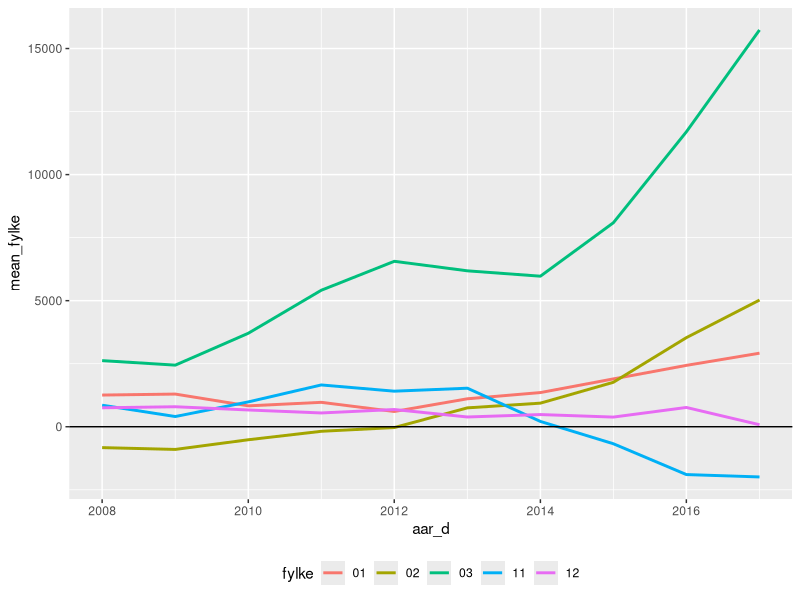

Source code (R): (Note: this script raises an error after producing the figure.)
## ---- chunk 1
suppressPackageStartupMessages({
library(tidyverse)
library(lubridate)
library(modelr)
library(broom)
library(lmtest)
library(sandwich)
library(viridis)
})
## ---- chunk 2
pm2 <- read_csv("data/pm2.csv", show_col_types = FALSE)
## ---- chunk 3
pm2 <- pm2 %>% 
  mutate(
    fnr = str_sub(knr, 1,2),
    aar_f = str_sub(aar)
  )
## ---- chunk 4
head(pm2)
## ---- chunk 5
pm2 %>% 
  mutate(
    fnr = parse_factor(fnr, levels = fnr),
    aar_f = parse_factor(aar_f, levels = aar_f)
  )
## ---- chunk 6
pm2 <- pm2 %>% 
  mutate(
    Trade_pc_100K = Trade_p/100000
  ) 
## ---- chunk 7
head(pm2, n = 4)
## ---- chunk 8
mod1 <- 'pm2 ~ aar_f + Total_ya_p + inc_k1 + inc_k5 + uni_k_mf + uni_l_mf + Trade_pc_100K'
## ---- chunk 9
lm1 <- lm(mod1, data = pm2, subset = complete.cases(pm2))
## ---- chunk 10
summary(lm1)
## ---- chunk 11
pm2 %>% 
  add_residuals(lm1)
head(pm2, n = 4)
## ---- chunk 12
bptest(lm1)
## ---- chunk 13
coeftest(lm1)
## ---- chunk 14
vcovHC(lm1)
## ---- chunk 15
pm2 <- pm2 %>% 
  add_residuals(lm1)
## ---- chunk 16
pm2 <- pm2 %>%
  mutate(aar_d = make_date(aar))
## ---- chunk 17
pm2 <- pm2 %>%
  mutate(fylke = substr(knr, start = 1, stop = 2)) 
## ---- chunk 18
pm2 %>%
  filter(fylke %in% c("01", "02", "03", "11", "12")) %>% 
  unnest(c(fylke)) %>%
  group_by(fylke, aar_d) %>%
  summarize(mean_fylke = mean(resid)
            ) %>% 
  ggplot(aes(x = aar_d, y = mean_fylke, colour = fylke)) +
  geom_line(lwd=1) +
  theme(legend.position = "bottom")+
  geom_hline(yintercept = 0, colour = "black")

## ---- chunk 19
mod2 <- 'pm2 ~ aar_f*fnr + Total_ya_p + inc_k1 + inc_k5 + uni_k_mf + uni_l_mf + Trade_pc_100K'

lm2 <- lm(mod2, data = pm2)

summary(lm2)
## ---- chunk 20
pm2 <- pm2 %>%
  mutate(res_m2 = resid(lm2))
## ---- chunk 21
pm2 %>% filter(fnr %in% c("01", "02", "04", "11", "12")) %>%
ggplot(mapping = aes(x = aar_d, y = res_m2)) +
geom_line(aes(group = knavn)) +
scale_size_manual(values = c(seq(2.0, 0.5, by = -0.1))) +
geom_hline(yintercept = 0) +
theme(legend.position = 'bottom') +
  facet_wrap(~fylke)
## ---- chunk 22
pm2 %>% filter(fnr %in% c("11")) %>%
ggplot(mapping = aes(x = aar_d, y = res_m2)) +
scale_color_viridis(discrete = TRUE, option = "D") +
geom_line(aes(group = knavn, colour = knavn, size =knavn)) +
scale_size_manual(values = c(seq(2.0, 0.5, by = -0.1))) +
geom_hline(yintercept = 0) +
theme(legend.position = 'bottom')
## ---- chunk 23
pm2 %>% filter(knr %in% c("1119", "1120", "1127", "1121", "1130", "1135", "1106", "1149")) %>%
ggplot(mapping = aes(x = aar_d, y = res_m2)) +
scale_color_viridis(discrete = TRUE, option = "H") +
geom_line(aes(group = knavn, colour = knavn, size =knavn)) +
scale_size_manual(values = c(seq(2.0, 0.5, by = -0.1))) +
geom_hline(yintercept = 0) +
theme(legend.position = 'bottom')
## ---- chunk 24
pm2_n <- pm2 %>% 
  select(pm2, fnr, knr, aar, aar_f, aar_d, Menn_ya_p, Kvinner_ya_p, Total_ya_p, inc_k1, inc_k5, uni_k_mf, uni_l_mf, Trade_pc_100K) %>%
  group_by(aar_d) %>% 
  nest()
## ---- chunk 25
pm2_n
## ---- chunk 26
pm2_n$data[[1]] %>%
head(n = 5)
## ---- chunk 27
dim(pm2_n)
## ---- chunk 28
kom_model <- function(a_df) {
  lm(pm2 ~ fnr + Total_ya_p + inc_k1 + inc_k5 + uni_k_mf + uni_l_mf + Trade_pc_100K, data = a_df)
}
## ---- chunk 29
pm2_n <- pm2_n %>% 
  mutate(
    model = map(data, .f = kom_model)
    ) 
## ---- chunk 30
pm2_n %>% 
  filter(aar_d == "2008-01-01") %>% 
  .$model %>% 
  .[[1]] %>% 
  summary()
## ---- chunk 31
mod_sum <- pm2_n %>% 
  mutate(
    mod_summary = map(.x = model, .f = glance)
    ) %>% 
  unnest(mod_summary) %>% 
  print()
## ---- chunk 32
coef_df <- mod_sum$model %>% 
  map_df(1) %>% 
  tibble()
## ---- chunk 33
coef_df <- mod_sum %>%
  mutate(aar = make_date(aar_d))
## ---- chunk 34
coef_df_long <- coef_df %>% 
  pivot_longer(cols = ,
               names_to = ,
               values_to = )
